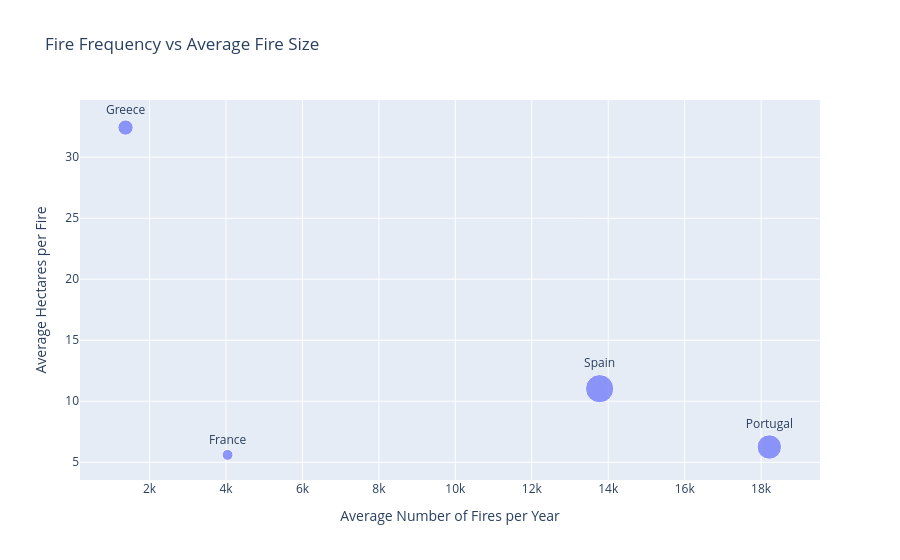

Notebook code for this chart:
### Markdown cell above
**In Plain Language:** This table adds a third column, `ha_per_fire`, calculated
by dividing burnt area by number of fires. It answers a simple question: on
average, how big is a single fire in each country? A value of 32 means the
average fire in that country burns about 32 hectares — roughly the size of
32 football pitches.

**Observation:** Greece stands out sharply — its average fire burns roughly
32 hectares, three times larger than Spain's (11 ha) and over five times larger
than Portugal's or France's (~6 ha each). This means Greece's wildfire problem is
driven by a smaller number of exceptionally large, destructive fires, while
Portugal and France experience many more frequent but comparatively contained
fires. Spain sits in between: fewer fires than Portugal, but each one tends to
burn roughly twice as much land.

### Code cell
fig = px.scatter(avg_fires_focus, x='number_of_fires', y='ha_per_fire',
                  text='country_name', size='burnt_area_ha',
                  title='Fire Frequency vs Average Fire Size',
                  labels={'number_of_fires': 'Average Number of Fires per Year',
                          'ha_per_fire': 'Average Hectares per Fire'})
fig.update_traces(textposition='top center')
fig.show()

### Figure 1 — Plotly figure (JSON) as saved in the notebook; plotly's stock layout.template omitted (floating-point values rounded to 4 significant figures)
{"data": [{"hovertemplate": "Average Number of Fires per Year=%{x}<br>Average Hectares per Fire=%{y}<br>burnt_area_ha=%{marker.size}<br>country_name=%{text}<extra></extra>", "legendgroup": "", "marker": {"color": "#636efa", "size": [44470.0, 151900.0, 113900.0, 22650.0], "sizemode": "area", "sizeref": 379.8, "symbol": "circle"}, "mode": "markers+text", "name": "", "orientation": "v", "showlegend": false, "text": ["Greece", "Spain", "Portugal", "France"], "textposition": "top center", "type": "scatter", "x": [1371.0, 13770.0, 18210.0, 4041.0], "xaxis": "x", "y": [32.43, 11.03, 6.253, 5.606], "yaxis": "y"}], "layout": {"legend": {"itemsizing": "constant", "tracegroupgap": 0}, "title": {"text": "Fire Frequency vs Average Fire Size"}, "xaxis": {"anchor": "y", "domain": [0, 1], "title": {"text": "Average Number of Fires per Year"}}, "yaxis": {"anchor": "x", "domain": [0, 1], "title": {"text": "Average Hectares per Fire"}}}}
